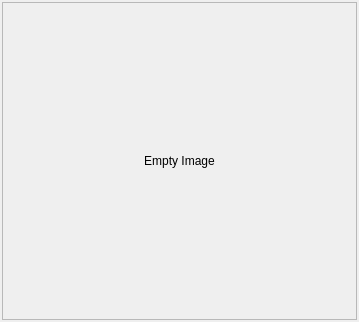
<?xml version="1.0" encoding="UTF-8"?>
<ui version="4.0">
 <class>dlgImage</class>
 <widget class="QDialog" name="dlgImage">
  <property name="geometry">
   <rect>
    <x>0</x>
    <y>0</y>
    <width>359</width>
    <height>322</height>
   </rect>
  </property>
  <property name="sizePolicy">
   <sizepolicy hsizetype="MinimumExpanding" vsizetype="Preferred">
    <horstretch>0</horstretch>
    <verstretch>0</verstretch>
   </sizepolicy>
  </property>
  <property name="windowTitle">
   <string>Dialog</string>
  </property>
  <layout class="QGridLayout" name="gridLayout_3">
   <property name="sizeConstraint">
    <enum>QLayout::SetDefaultConstraint</enum>
   </property>
   <property name="margin">
    <number>2</number>
   </property>
   <item row="0" column="0">
    <widget class="QScrollArea" name="scrollArea">
     <property name="widgetResizable">
      <bool>true</bool>
     </property>
     <property name="alignment">
      <set>Qt::AlignCenter</set>
     </property>
     <widget class="QWidget" name="scrollAreaWidgetContents">
      <property name="geometry">
       <rect>
        <x>135</x>
        <y>150</y>
        <width>82</width>
        <height>16</height>
       </rect>
      </property>
      <property name="sizePolicy">
       <sizepolicy hsizetype="Fixed" vsizetype="Fixed">
        <horstretch>0</horstretch>
        <verstretch>0</verstretch>
       </sizepolicy>
      </property>
      <property name="layoutDirection">
       <enum>Qt::LeftToRight</enum>
      </property>
      <layout class="QGridLayout" name="gridLayout">
       <property name="margin">
        <number>0</number>
       </property>
       <item row="0" column="0">
        <widget class="ImageLabel" name="img">
         <property name="sizePolicy">
          <sizepolicy hsizetype="Fixed" vsizetype="Fixed">
           <horstretch>0</horstretch>
           <verstretch>0</verstretch>
          </sizepolicy>
         </property>
         <property name="cursor">
          <cursorShape>CrossCursor</cursorShape>
         </property>
         <property name="mouseTracking">
          <bool>true</bool>
         </property>
         <property name="text">
          <string>Empty Image</string>
         </property>
         <property name="alignment">
          <set>Qt::AlignCenter</set>
         </property>
        </widget>
       </item>
      </layout>
     </widget>
    </widget>
   </item>
  </layout>
 </widget>
 <customwidgets>
  <customwidget>
   <class>ImageLabel</class>
   <extends>QLabel</extends>
   <header location="global">imagelabel.h</header>
  </customwidget>
 </customwidgets>
 <resources/>
 <connections/>
</ui>
